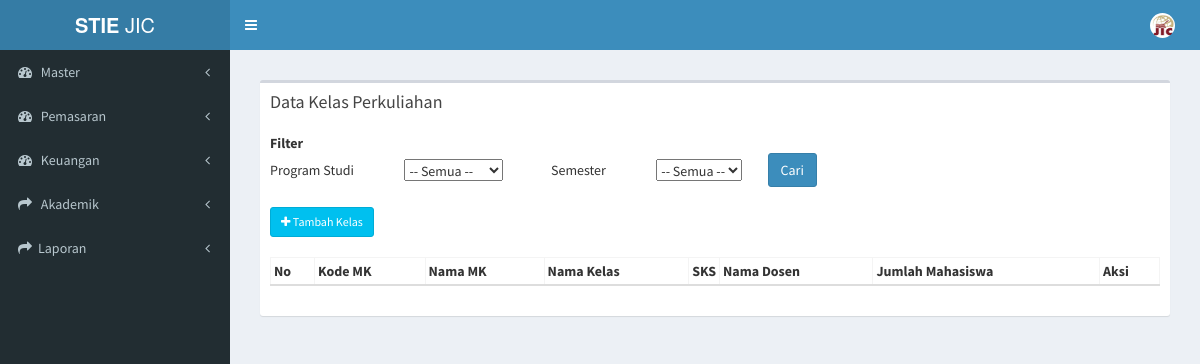
/index.php/kelas_perkuliahan, run on an earlier commit of the app's database.
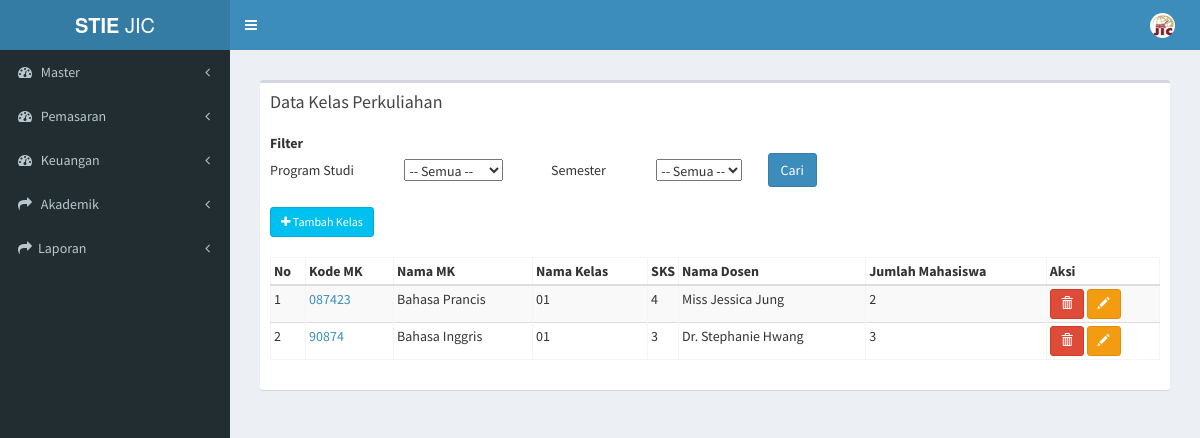
And on a later commit of the database.
### tables this page shows
CREATE TABLE `tb_kp` (
  `id_kp` int(4) NOT NULL,
  `nama_kelas` varchar(50) NOT NULL,
  `bahasan` text NOT NULL,
  `tgl_mulai` date NOT NULL,
  `tgl_akhir` date NOT NULL,
  `id_jadwal` varchar(4) NOT NULL
);

CREATE TABLE `tb_matkul` (
  `kode_matkul` varchar(50) NOT NULL,
  `nama_matkul` varchar(100) NOT NULL,
  `id_prodi` varchar(10) NOT NULL,
  `jenis_matkul` varchar(20) NOT NULL,
  `bobot_matkul` int(11) NOT NULL,
  `bobot_praktikum` int(11) NOT NULL,
  `bobot_tatap_muka` int(11) NOT NULL,
  `bobot_praktik_lapangan` int(11) NOT NULL,
  `bobot_simulasi` int(11) NOT NULL,
  `metode_pembelajaran` varchar(100) NOT NULL,
  `tanggal_mulai` date NOT NULL,
  `tanggal_akhir` date NOT NULL,
  `matkul_english` varchar(40) NOT NULL
);

CREATE TABLE `tb_dosen` (
  `id_dosen` int(4) NOT NULL,
  `nama_dosen` varchar(255) NOT NULL,
  `kode_dosen` varchar(255) NOT NULL,
  `no_hp` varchar(250) NOT NULL,
  `nip` varchar(20) NOT NULL,
  `tgl_lahir` date NOT NULL,
  `status` varchar(2) NOT NULL,
  `email` varchar(25) NOT NULL,
  `jenis_dosen` varchar(2) NOT NULL,
  `jenis_kelamin` varchar(1) NOT NULL
);

### application/controllers/kelas_perkuliahan.php (called while the page is built, shortened)
<?php
class Kelas_perkuliahan extends CI_Controller {
	public function __construct()
	{
		$this->load->model('kelas_perkuliahan_model');
		$this->load->model('daftar_ulang_model');
		$this->load->model('finance_model');
	}
	public function index(){
				$data['getProdi'] = $this->daftar_ulang_model->getProdi();
				$data['getPeriode'] = $this->daftar_ulang_model->getPeriode();
				$data['kp'] = $this->kelas_perkuliahan_model->data_kp();
				$data['main_view'] = 'Kelas_perkuliahan/kelas_perkuliahan_view';
				$this->load->view('template', $data);
	}
}

### index.php (called while the page is built, shortened)
<?php
require_once BASEPATH.'core/CodeIgniter.php';

### application/models/kelas_perkuliahan_model.php (called while the page is built, shortened)
<?php
class Kelas_perkuliahan_model extends CI_Model {
	public function data_kp(){
		$this->db->select('*');
		 $this->db->from('tb_kp');
		 $this->db->join('tb_jadwal','tb_jadwal.id_jadwal=tb_kp.id_jadwal');
     $this->db->join('tb_ruang','tb_ruang.id_ruang=tb_jadwal.id_ruang');
     $this->db->join('tb_konsentrasi_kelas','tb_konsentrasi_kelas.id_konsentrasi=tb_jadwal.id_konsentrasi');
     $this->db->join('tb_prodi','tb_prodi.id_prodi=tb_konsentrasi_kelas.id_prodi');
     $this->db->join('tb_detail_kurikulum','tb_detail_kurikulum.id_detail_kurikulum=tb_jadwal.id_detail_kurikulum');
     $this->db->join('tb_matkul','tb_matkul.kode_matkul=tb_detail_kurikulum.kode_matkul');
		 $query = $this->db->get();
		 return $query->result();
	}
}

### application/views/Kelas_perkuliahan/kelas_perkuliahan_view.php (the view, shortened to what the changed rows need)
    <section class="content">
      <div class="row">
        <div class="col-xs-12">
          <div class="box">
            <div class="box-body">
              <table class="">
                <tbody>
                  <form method="get" action="<?php echo base_url("kelas_perkuliahan/filter_kp/")?>">
                  <tr>
                    <th>Filter</th>
                  </tr>
                </tbody>
              </table>
               <br>
              <table id="example3" class="table2 table-bordered table-striped">
                <a class="btn btn-info btn-sm" href="" data-toggle="modal" data-target="#modal_tambah"><i class="fa fa-plus"></i> Tambah Kelas</a> <br> <br>
                <thead>
                <tr>
                  <th>No</th>
                  <th>Kode MK</th>
                  <th>Nama MK</th>
                  <th>Nama Kelas</th>
                  <th style="width: 15px;">SKS</th>
                  <th>Nama Dosen</th>
                  <th>Jumlah Mahasiswa</th>
                  <th>Aksi</th>
                </tr>
                </thead>
                <tbody>
                <?php
                $no = 0;
                 $alert = "'Apakah anda yakin menghapus data ini ?'";
                foreach ($kp as $data) {
                  $total_mahasiswa = $this->db->query("SELECT count(*) AS total FROM tb_kelas_mhs WHERE id_kp = '$data->id_kp'")->row();
                  $nama_dosen = $this->db->query("SELECT nama_dosen AS abc FROM tb_kelas_dosen RIGHT JOIN tb_kp ON tb_kp.id_kp = tb_kelas_dosen.id_kp left JOIN tb_dosen ON tb_dosen.id_dosen = tb_kelas_dosen.id_dosen WHERE tb_kp.id_kp = '$data->id_kp'")->row();
                  echo '
                <tr>
                  <td>'.++$no.'</td>
                  <td><a href="'.base_url('kelas_perkuliahan/detail_kelas/'.$data->id_kp).'">'.$data->kode_matkul.'</a></td>
                  <td>'.$data->nama_matkul.'</td>
                  <td>'.$data->nama_kelas.'</td>
                  <td>'.$data->bobot_matkul.'</td>
                  <td>'.$nama_dosen->abc.'</td>
                  <td>'.$total_mahasiswa->total.'</td>
                  <td>
                        <a href="'.base_url('kelas_perkuliahan/hapus_kp/'.$data->id_kp).'" class="btn btn-danger btn-sm" onclick="return confirm('.$alert.')"><i class="glyphicon glyphicon-trash"></i><span class="tooltiptext">Hapus Kelas</span></a>
                         <a href="'.base_url('kelas_perkuliahan/detail_kp/'.$data->id_kp).'" class="btn btn-warning  btn-sm"><i class="glyphicon glyphicon-pencil"></i><span class="tooltiptext">Edit Kelas </span></a>
                  </td>
                  </tr>
                ' ;
              }
              ?>
                </tbody>
              </table>
            </div>
          </div>
        </div>
      </div>
    </section>
<link rel="stylesheet" href="//code.jquery.com/ui/1.12.0/themes/smoothness/jquery-ui.css">

What changed in the data, as far as the page shows it:
now on this page (row edited): tb_kp: tb_matkul.kode_matkul "087423", tb_matkul.nama_matkul "Bahasa Prancis", nama_kelas "01", tb_matkul.bobot_matkul "4", tb_dosen.nama_dosen "Miss Jessica Jung", total "2"
added tb_kp: tb_matkul.kode_matkul "90874", tb_matkul.nama_matkul "Bahasa Inggris", nama_kelas "01", tb_matkul.bobot_matkul "3", tb_dosen.nama_dosen "Dr. Stephanie Hwang", total "3"
